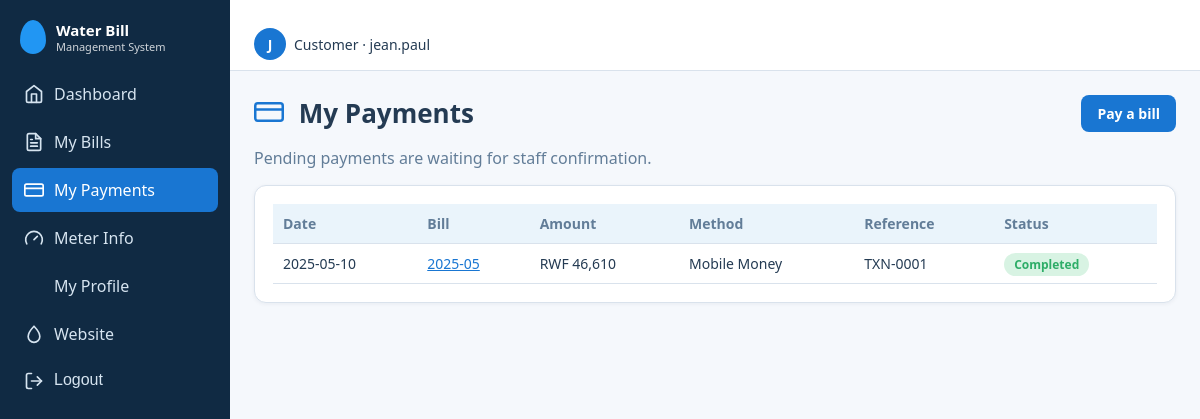
Page /index.php?r=payments/mine (signed in) on the committed database.
### tables this page shows
CREATE TABLE payments (
  payment_id            INT UNSIGNED NOT NULL AUTO_INCREMENT,
  bill_id               INT UNSIGNED NOT NULL,
  amount_paid           DECIMAL(12,2) NOT NULL,
  payment_date          DATE NOT NULL,
  payment_method        ENUM('Cash','Mobile Money','Bank Transfer','Card') NOT NULL,
  transaction_reference VARCHAR(60) NULL,
  recorded_by           INT UNSIGNED NOT NULL,
  status                ENUM('Completed','Voided','Pending','Rejected') NOT NULL DEFAULT 'Completed',   
  created_at            TIMESTAMP NOT NULL DEFAULT CURRENT_TIMESTAMP,
  PRIMARY KEY (payment_id),
  UNIQUE KEY uq_txn_ref (transaction_reference),
  KEY idx_payments_bill (bill_id),
  KEY idx_payments_user (recorded_by)
);

CREATE TABLE bills (
  bill_id          INT UNSIGNED NOT NULL AUTO_INCREMENT,
  customer_id      INT UNSIGNED NOT NULL,
  reading_id       INT UNSIGNED NOT NULL,
  billing_month    CHAR(7) NOT NULL,                 
  previous_reading DECIMAL(12,2) NOT NULL,           
  current_reading  DECIMAL(12,2) NOT NULL,
  units_used       DECIMAL(12,2) NOT NULL,
  unit_rate        DECIMAL(12,2) NOT NULL,           
  fixed_charge     DECIMAL(12,2) NOT NULL DEFAULT 0,
  tax_amount       DECIMAL(12,2) NOT NULL DEFAULT 0,
  total_amount     DECIMAL(12,2) NOT NULL,
  amount_paid      DECIMAL(12,2) NOT NULL DEFAULT 0,
  status           ENUM('Unpaid','Partially Paid','Paid','Cancelled') NOT NULL DEFAULT 'Unpaid',
  due_date         DATE NOT NULL,
  created_at       TIMESTAMP NOT NULL DEFAULT CURRENT_TIMESTAMP,
  PRIMARY KEY (bill_id),
  UNIQUE KEY uq_bill_customer_month (customer_id, billing_month),    
  KEY idx_bills_reading (reading_id),
  KEY idx_bills_status (status),
  KEY idx_bills_due (due_date)
);

### app/models/Setting.php (called while the page is built, shortened)
<?php
class Setting extends Model {
    private static ?array $c = null;
    static function all(): array {
        if (self::$c === null) { try { self::$c = self::q('SELECT setting_key, setting_value FROM site_settings')->fetchAll(PDO::FETCH_KEY_PAIR); } catch (Throwable $e) { self::$c = []; } }
        return self::$c + self::DEFAULTS;
    }
}

### app/core/Controller.php (called while the page is built, shortened)
<?php
abstract class Controller {
    protected function view(string $__view, array $__data = []): void {
        $__layout = APP_ROOT . '/app/views/layout/' . ($__data['layout'] ?? (user() ? 'app' : 'auth')) . '.php';
        extract($__data, EXTR_SKIP);
        require $__layout;
    }
}

### app/controllers/PaymentController.php (called while the page is built, shortened)
<?php
class PaymentController extends Controller {
    function mine() { $u = $this->need('customer'); $c = Customer::byUser($u['id']); $this->view('payments/mine', ['title' => 'My Payments', 'rows' => $c ? Bill::paymentsAll((int)$c['customer_id']) : []]); }
}

### public/index.php (called while the page is built, shortened)
<?php
require __DIR__ . '/../app/helpers/core.php';
$r = trim((string)($_GET['r'] ?? (user() ? 'dashboard/index' : 'home/index')), '/');
[$c, $a] = array_pad(explode('/', $r, 2), 2, 'index');
try {
    (new $cls)->$a();
} catch (Throwable $t) { error_log((string)$t); http_response_code(500); (new ErrorController)->failure(); }

### app/config/database.php (called while the page is built)
<?php
function db(): PDO {
    static $pdo = null;
    if ($pdo) return $pdo;
    $f = __DIR__ . '/database.local.php';
    $c = is_file($f) ? require $f : ['host'=>'127.0.0.1','name'=>'water_bill_management','user'=>'root','pass'=>''];
    try {
        $pdo = new PDO("mysql:host={$c['host']};dbname={$c['name']};charset=utf8mb4", $c['user'], $c['pass'], [
            PDO::ATTR_ERRMODE => PDO::ERRMODE_EXCEPTION,
            PDO::ATTR_DEFAULT_FETCH_MODE => PDO::FETCH_ASSOC,
            PDO::ATTR_EMULATE_PREPARES => false,
        ]);
    } catch (PDOException $e) {
        error_log($e->getMessage());
        http_response_code(500);
        exit('Database connection failed. Check app/config/database.php');
    }
    return $pdo;
}

### app/core/Model.php (called while the page is built, shortened)
<?php
abstract class Model {
    public static function q(string $sql, array $p = []): PDOStatement { $s = db()->prepare($sql); $s->execute($p); return $s; }
}

### app/models/Bill.php (called while the page is built, shortened)
<?php
class Bill extends Model {
    static function paymentsAll(int $cid): array { return self::q('SELECT p.*,b.billing_month FROM payments p JOIN bills b USING(bill_id) WHERE b.customer_id=? ORDER BY p.payment_id DESC LIMIT 100', [$cid])->fetchAll(); }
}

### app/views/payments/mine.php (the view)
<div class="head"><div><h1><?= icon('card') ?> My Payments</h1><p class="muted">Pending payments are waiting for staff confirmation.</p></div><a class="btn sm" href="<?= url('bills') ?>">Pay a bill</a></div>
<div class="panel"><div class="tw"><table><tr><th>Date</th><th>Bill</th><th>Amount</th><th>Method</th><th>Reference</th><th>Status</th></tr><?php foreach ($rows as $p): ?><tr><td><?= e($p['payment_date']) ?></td><td><a href="<?= url('bills/show', ['id' => $p['bill_id']]) ?>"><?= e($p['billing_month']) ?></a></td><td><?= e(money($p['amount_paid'])) ?></td><td><?= e($p['payment_method']) ?></td><td><?= e($p['transaction_reference']) ?></td><td><?= badge($p['status']) ?></td></tr><?php endforeach; ?>
<?php if (!$rows): ?><tr><td colspan="6" class="muted">No payments yet.</td></tr><?php endif; ?></table></div></div>

### app/helpers/core.php (shortened to what this page needs)
<?php
require_once APP_ROOT . '/app/config/database.php';
function e($v): string { return htmlspecialchars((string)$v, ENT_QUOTES, 'UTF-8'); }
function money($n): string { return 'RWF ' . number_format((float)$n, 0); }
function url(string $r, array $q = []): string { return 'index.php?r=' . $r . ($q ? '&' . http_build_query($q) : ''); }
function badge(string $s): string { return '<span class="badge b-' . e(explode(' ', $s)[0]) . '">' . e($s) . '</span>'; }
function icon(string $n): string { return '<svg class="ico" aria-hidden="true"><use href="#i-' . $n . '"/></svg>'; }
function site(string $k): string { return (string)(Setting::all()[$k] ?? ''); }
function logo(string $cls = ''): string { $l = site('logo'); return ($l !== '' && is_file(APP_ROOT . '/public/uploads/' . $l)) ? '<img class="logo ' . e($cls) . '" src="uploads/' . e($l) . '" alt="Logo">' : '<span class="drop ' . e($cls) . '"></span>'; }

### public/assets/css/style.css (style rules this page uses)
:root { --primary:#1976D2;--navy:#102A43;--sec:#2196F3;--light:#EAF4FB;--bg:#F5F8FC;--text:#243B53;--muted:#627D98;--ok:#2EAD68;--warn:#F59E0B;--err:#DC3545;--border:#D9E2EC }
* { box-sizing:border-box }
body { margin:0;font-family:Segoe UI,Roboto,Arial,sans-serif;background:var(--bg);color:var(--text);overflow-x:hidden }
a { color:var(--primary) }
h1 { margin:0 0 4px;font-size:26px }
.muted { color:var(--muted) }
.drop { width:26px;height:34px;background:var(--sec);border-radius:50% 50% 50% 50%/60% 60% 40% 40% }
.panel { background:#fff;border:1px solid var(--border);border-radius:12px;padding:18px;box-shadow:0 1px 4px rgba(16,42,67,.06);margin-bottom:16px }
table { width:100%;border-collapse:collapse;font-size:14px }
th,td { text-align:left;padding:10px;border-bottom:1px solid var(--border) }
th { color:var(--muted);font-weight:600 }
.tw { overflow-x:auto }
.badge { padding:3px 10px;border-radius:12px;font-size:12px;font-weight:600 }
.btn { background:var(--primary);color:#fff;border:0;border-radius:8px;padding:12px 18px;font-size:15px;font-weight:600;cursor:pointer;width:100%;margin-top:16px }
.head { display:flex;justify-content:space-between;align-items:flex-start;gap:12px;flex-wrap:wrap }
.btn.sm { width:auto;margin:0;padding:9px 16px;display:inline-block;text-decoration:none;font-size:14px }
th { background:var(--light) }
.ico { width:20px;height:20px;flex:none;vertical-align:-4px;margin-right:8px }
h1 .ico { width:30px;height:30px;color:var(--primary) }
.sidebar nav a .ico,.navbtn .ico { margin:0 }
html { scroll-behavior:smooth }
.b-Completed { background:#d8f3e3;color:var(--ok) }

### rows in the picture
payments: payment_date "2025-05-10", bill.billing_month "2025-05", amount_paid "RWF 46,610", payment_method "Mobile Money", transaction_reference "TXN-0001", status "Completed"

### other values in the picture
$n1 "Water Bill"
$n2 "Management System"
$l "Dashboard"
$l "My Bills"
$l "My Payments"
$l "Meter Info"
$l "My Profile"
$u['username'][0] "J"
$u['role'] "Customer"
$u['username'] "jean.paul"
